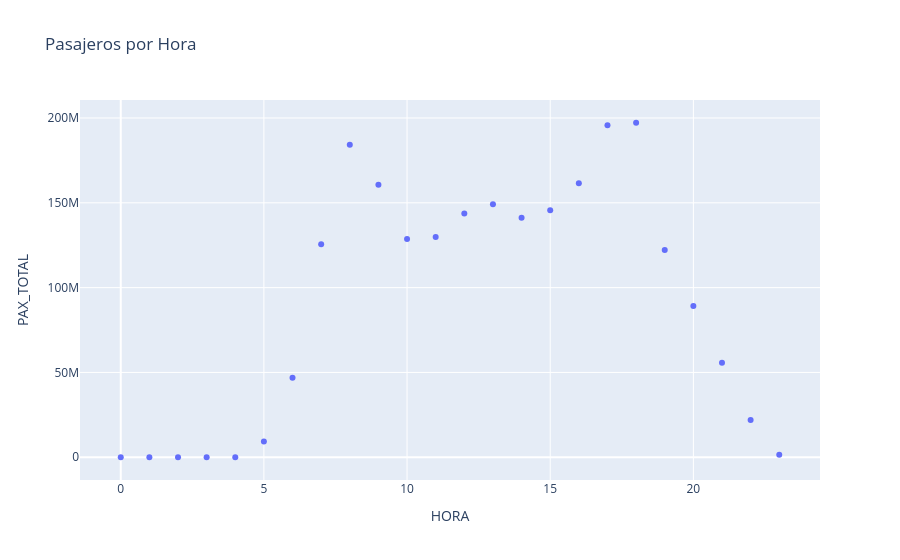

Notebook code for this chart:
### Markdown cell above
# Scatter Plots

### Code cell
df_grpd_hora = df_pre.groupby(['HORA'])['PAX_TOTAL'].sum().reset_index()
fig = px.scatter(df_grpd_hora, x='HORA', y='PAX_TOTAL', title='Pasajeros por Hora')
fig.show()

### Figure 1 — Plotly figure (JSON) as saved in the notebook; plotly's stock layout.template omitted (floating-point values rounded to 4 significant figures)
{"data": [{"hovertemplate": "HORA=%{x}<br>PAX_TOTAL=%{y}<extra></extra>", "legendgroup": "", "marker": {"color": "#636efa", "symbol": "circle"}, "mode": "markers", "name": "", "orientation": "v", "showlegend": false, "type": "scatter", "x": [0, 1, 2, 3, 4, 5, 6, 7, 8, 9, 10, 11, 12, 13, 14, 15, 16, 17, 18, 19, 20, 21, 22, 23], "xaxis": "x", "y": [16493, 857, 709, 480, 58436, 9324209, 46813469, 125566115, 184233735, 160624104, 128704436, 129850248, 143688745, 149082698, 141199619, 145663439, 161537767, 195739028, 197202392, 122126776, 89168537, 55741304, 21899978, 1469488], "yaxis": "y"}], "layout": {"legend": {"tracegroupgap": 0}, "title": {"text": "Pasajeros por Hora"}, "xaxis": {"anchor": "y", "domain": [0, 1], "title": {"text": "HORA"}}, "yaxis": {"anchor": "x", "domain": [0, 1], "title": {"text": "PAX_TOTAL"}}}}
